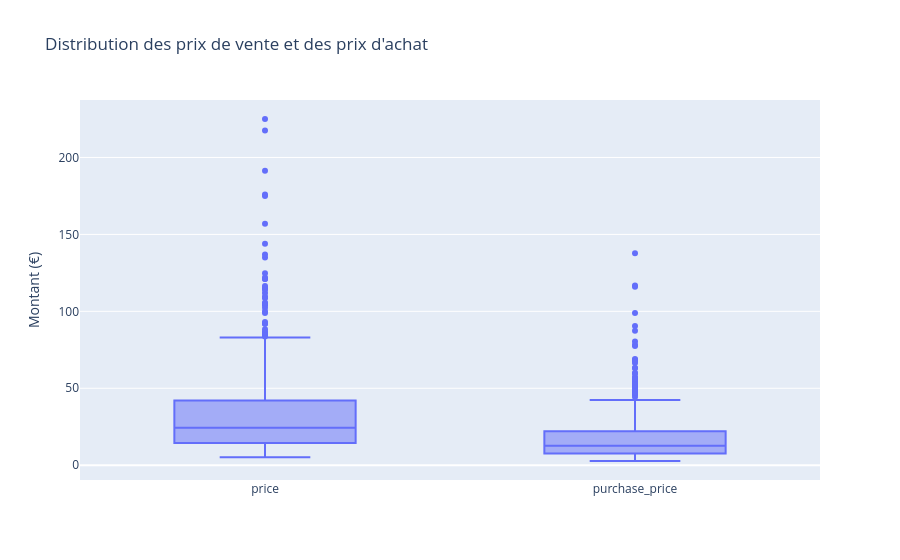

The code cell stored with this chart in its notebook:
### Markdown cell above
<div style="background-color: RGB(51,165,182);">
<h2 style="margin: auto; padding: 20px; color:#fff; ">6 — Prix : z-score (v1) vs IQR</h2>
</div>

En v1, les prix aberrants étaient détectés par **z-score** (> 3 écarts-types de la moyenne). Cette méthode suppose une distribution proche de la loi normale ; or les prix du catalogue sont **asymétriques** (quelques grands crus très chers tirent la moyenne et l'écart-type vers le haut, ce qui « masque » des anomalies intermédiaires).

On compare ici le z-score à l'**écart interquartile (IQR)**, méthode robuste car fondée sur les quartiles — c'est la règle chiffrée derrière la boîte à moustaches.

### Code cell
fig = px.box(total, y=["price", "purchase_price"],
             title="Distribution des prix de vente et des prix d'achat",
             labels={"value": "Montant (€)", "variable": ""})
fig.show()

### Figure 1 — Plotly figure (JSON) as saved in the notebook; plotly's stock layout.template omitted (floating-point values rounded to 4 significant figures; data arrays with more than 128 entries replaced by an {"elided": "..."} marker saying what was removed)
{"data": [{"alignmentgroup": "True", "hovertemplate": "=%{x}<br>Montant (€)=%{y}<extra></extra>", "legendgroup": "", "marker": {"color": "#636efa"}, "name": "", "notched": false, "offsetgroup": "", "orientation": "v", "showlegend": false, "type": "box", "x": {"elided": "1650 str values"}, "x0": " ", "xaxis": "x", "y": {"elided": "1650 float values"}, "y0": " ", "yaxis": "y"}], "layout": {"boxmode": "group", "legend": {"tracegroupgap": 0}, "title": {"text": "Distribution des prix de vente et des prix d'achat"}, "xaxis": {"anchor": "y", "domain": [0.0, 1.0], "title": {"text": ""}}, "yaxis": {"anchor": "x", "domain": [0.0, 1.0], "title": {"text": "Montant (€)"}}}}
